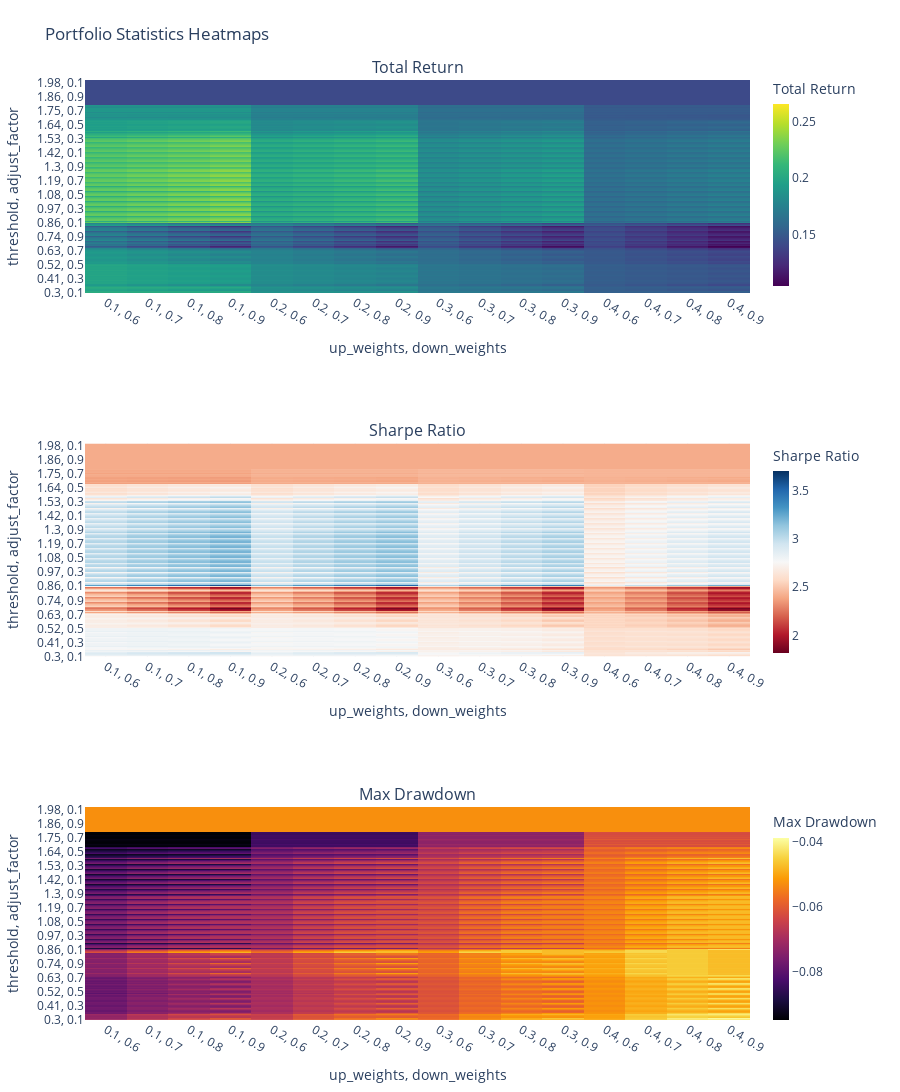

Notebook source saved alongside this figure:
### Code cell
bt.plot(index_levels=['threshold', 'adjust_factor'], column_levels=['up_weights', 'down_weights'])

### Figure 1 — Plotly figure (JSON) as saved in the notebook; plotly's stock layout.template omitted (floating-point values rounded to 4 significant figures; data arrays with more than 128 entries replaced by an {"elided": "..."} marker saying what was removed)
{"data": [{"colorbar": {"len": 0.24, "thickness": 16, "title": {"text": "Total Return"}, "y": 0.89}, "colorscale": [[0, "#440154"], [0.1111, "#482878"], [0.2222, "#3e4989"], [0.3333, "#31688e"], [0.4444, "#26828e"], [0.5556, "#1f9e89"], [0.6667, "#35b779"], [0.7778, "#6ece58"], [0.8889, "#b5de2b"], [1, "#fde725"]], "hovertemplate": "<b>Total Return</b><br>Index: %{y}<br>Column: %{x}<br>Value: %{z:.4f}<extra></extra>", "type": "heatmap", "x": ["0.1, 0.6", "0.1, 0.7", "0.1, 0.8", "0.1, 0.9", "0.2, 0.6", "0.2, 0.7", "0.2, 0.8", "0.2, 0.9", "0.3, 0.6", "0.3, 0.7", "0.3, 0.8", "0.3, 0.9", "0.4, 0.6", "0.4, 0.7", "0.4, 0.8", "0.4, 0.9"], "xaxis": "x", "y": {"elided": "1700 str values"}, "yaxis": "y", "z": {"elided": "1700x16 float values"}}, {"colorbar": {"len": 0.24, "thickness": 16, "title": {"text": "Sharpe Ratio"}, "y": 0.5}, "colorscale": [[0, "rgb(103,0,31)"], [0.1, "rgb(178,24,43)"], [0.2, "rgb(214,96,77)"], [0.3, "rgb(244,165,130)"], [0.4, "rgb(253,219,199)"], [0.5, "rgb(247,247,247)"], [0.6, "rgb(209,229,240)"], [0.7, "rgb(146,197,222)"], [0.8, "rgb(67,147,195)"], [0.9, "rgb(33,102,172)"], [1, "rgb(5,48,97)"]], "hovertemplate": "<b>Sharpe Ratio</b><br>Index: %{y}<br>Column: %{x}<br>Value: %{z:.4f}<extra></extra>", "type": "heatmap", "x": ["0.1, 0.6", "0.1, 0.7", "0.1, 0.8", "0.1, 0.9", "0.2, 0.6", "0.2, 0.7", "0.2, 0.8", "0.2, 0.9", "0.3, 0.6", "0.3, 0.7", "0.3, 0.8", "0.3, 0.9", "0.4, 0.6", "0.4, 0.7", "0.4, 0.8", "0.4, 0.9"], "xaxis": "x2", "y": {"elided": "1700 str values"}, "yaxis": "y2", "z": {"elided": "1700x16 float values"}}, {"colorbar": {"len": 0.24, "thickness": 16, "title": {"text": "Max Drawdown"}, "y": 0.11}, "colorscale": [[0, "#000004"], [0.1111, "#1b0c41"], [0.2222, "#4a0c6b"], [0.3333, "#781c6d"], [0.4444, "#a52c60"], [0.5556, "#cf4446"], [0.6667, "#ed6925"], [0.7778, "#fb9b06"], [0.8889, "#f7d13d"], [1, "#fcffa4"]], "hovertemplate": "<b>Max Drawdown</b><br>Index: %{y}<br>Column: %{x}<br>Value: %{z:.4f}<extra></extra>", "type": "heatmap", "x": ["0.1, 0.6", "0.1, 0.7", "0.1, 0.8", "0.1, 0.9", "0.2, 0.6", "0.2, 0.7", "0.2, 0.8", "0.2, 0.9", "0.3, 0.6", "0.3, 0.7", "0.3, 0.8", "0.3, 0.9", "0.4, 0.6", "0.4, 0.7", "0.4, 0.8", "0.4, 0.9"], "xaxis": "x3", "y": {"elided": "1700 str values"}, "yaxis": "y3", "z": {"elided": "1700x16 float values"}}], "layout": {"annotations": [{"font": {"size": 16}, "showarrow": false, "text": "Total Return", "x": 0.5, "xanchor": "center", "xref": "paper", "y": 1.0, "yanchor": "bottom", "yref": "paper"}, {"font": {"size": 16}, "showarrow": false, "text": "Sharpe Ratio", "x": 0.5, "xanchor": "center", "xref": "paper", "y": 0.6133, "yanchor": "bottom", "yref": "paper"}, {"font": {"size": 16}, "showarrow": false, "text": "Max Drawdown", "x": 0.5, "xanchor": "center", "xref": "paper", "y": 0.2267, "yanchor": "bottom", "yref": "paper"}], "height": 1140, "margin": {"b": 60, "l": 80, "r": 140, "t": 80}, "title": {"text": "Portfolio Statistics Heatmaps"}, "width": 900, "xaxis": {"anchor": "y", "domain": [0, 1], "title": {"text": "up_weights, down_weights"}}, "xaxis2": {"anchor": "y2", "domain": [0, 1], "title": {"text": "up_weights, down_weights"}}, "xaxis3": {"anchor": "y3", "domain": [0, 1], "title": {"text": "up_weights, down_weights"}}, "yaxis": {"anchor": "x", "domain": [0.7733, 1.0], "title": {"text": "threshold, adjust_factor"}}, "yaxis2": {"anchor": "x2", "domain": [0.3867, 0.6133], "title": {"text": "threshold, adjust_factor"}}, "yaxis3": {"anchor": "x3", "domain": [0, 0.2267], "title": {"text": "threshold, adjust_factor"}}}}
